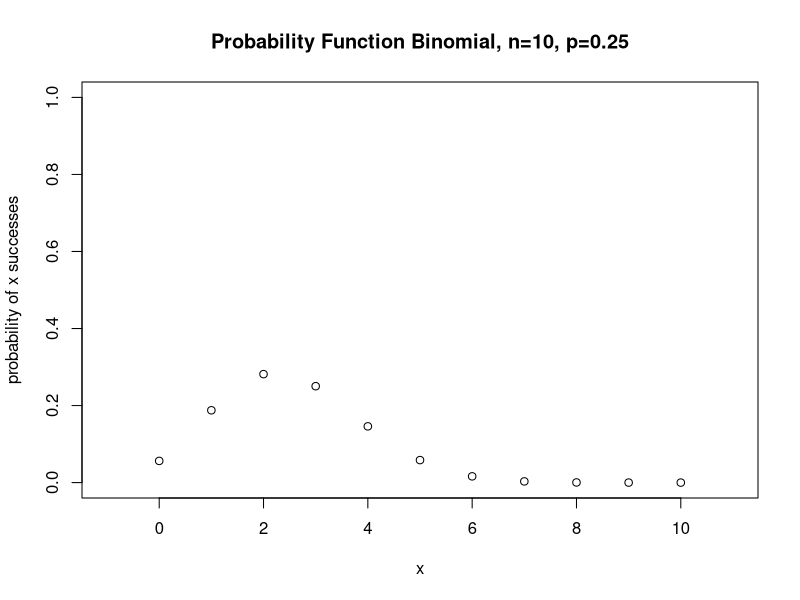
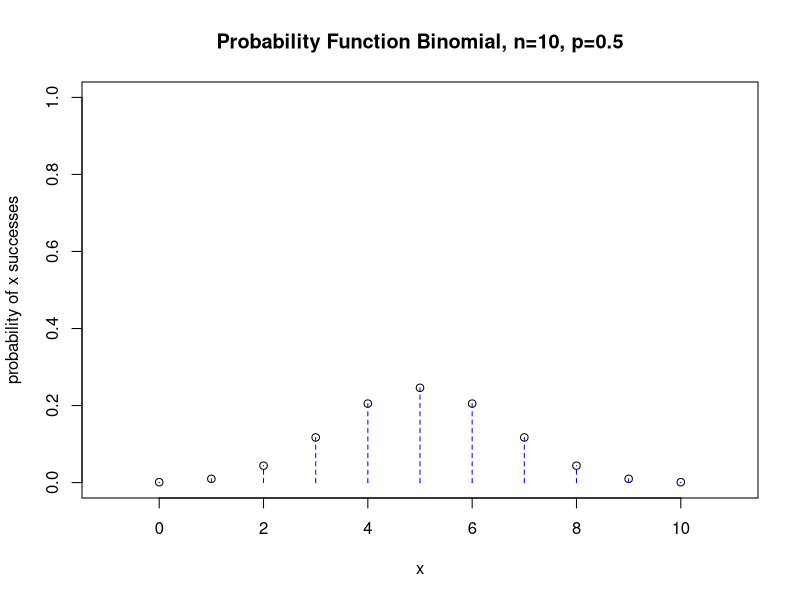
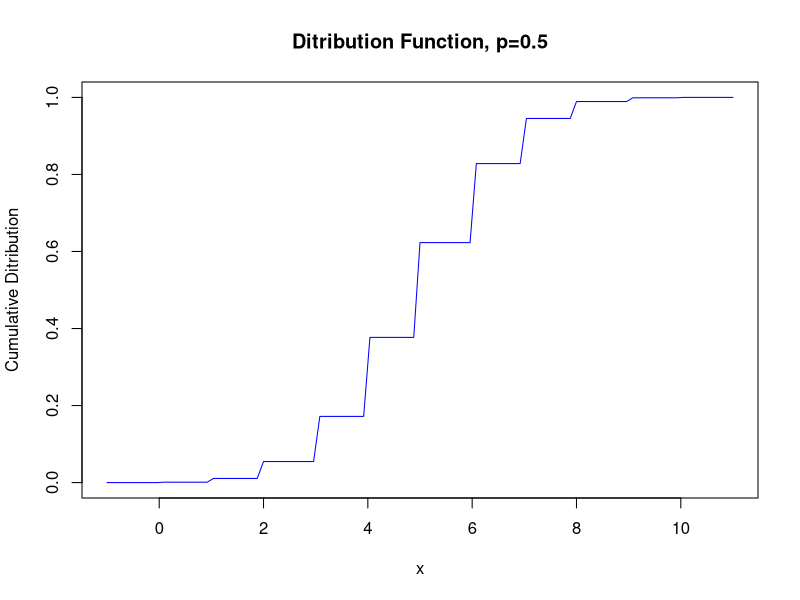

These figures' R source, in order:
setwd('C:/Users/mariana/Documents/github-mariana/ECID1/stats-ds/week14')

# binomial sample
rbinom(n=50, size=10, prob=0.25)
rbinom(n=50, size=10, prob=0.85)
# binom pdf plot
plot(x=c(0:10), y=dbinom(c(0:10), size=10, prob=0.25), ylim=c(0,1), xlim=c(-1,11), xlab="x", ylab="probability of x successes",main="Probability Function Binomial, n=10, p=0.25")

# binom pdf plot with lines
aux = rep(0,22) # repeat
aux[seq(2,22,2)] = dbinom(c(0:10), size=10, prob=0.5)
plot(x=c(0:10), y=dbinom(c(0:10), size=10, prob=0.5),
     ylim=c(0,1), xlim=c(-1,11), xlab="x", ylab="probability of x successes",
     main="Probability Function Binomial, n=10, p=0.5")
lines(x=rep(0:10, each=2), y=aux, type="h", lty=2, col="blue")

# binom cumulative distribution plot
x = c(0,10)
curve(pbinom(x, size=10, prob=0.5), xlim=c(-1,11), col="blue", ylab="Cumulative Ditribution", main="Ditribution Function, p=0.5")

# poisson random sample
rpois(n=100, lambda=3)

# poisson probability function plot
lambda = 5
n = 40

aux = rep(0, (n+1)*2)
aux[seq(2,(n+1)*2,2)] = dpois(c(0:n), lambda = lambda)

ymax = max(dpois(0:n, lambda=lambda))

#plot(x=c(0:n), y=dpois(c(0:n), lambda = lambda), ylim=c(0,ymax), xlim=c(-1,n+1), xlab="x", ylab="probability", main="Probability Function")
#lines(x=rep(0:n, each=2), y=aux, pch=21, type="h", lty=2, col="blue")